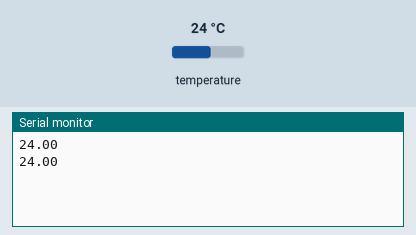
A sketch run on a simulated Arduino Uno, built with avr-gcc and run on an emulated ATmega328P. Shown: the last lines printed to the serial monitor. The test bench sets the inputs (shaded band); at power-on: temperature 24 °C.

Above: at 2.3 s.
2.4 s: temperature set to 12 °C
At 2.4 s:
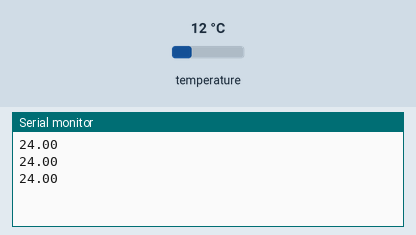
3.9 s: temperature set to 19 °C
At 3.9 s:
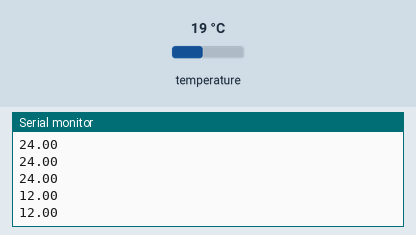
Timing chart, 0 to 6.9 s (numbered marks = the images above; inputs shaded):
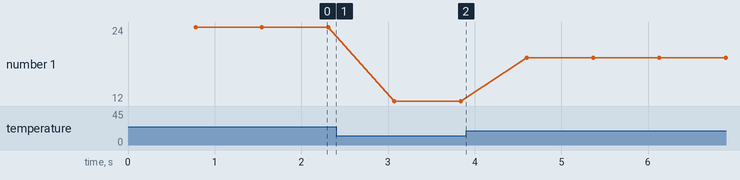

The sketch:

ch_12_ds18b20.ino
```cpp
#include <OneWire.h>
#include <DallasTemperature.h>

const int tempPin = 2;

OneWire oneWire(tempPin);
DallasTemperature sensors(&oneWire);

void setup()
{
  Serial.begin(9600);
  sensors.begin();
}

void loop() {
  sensors.requestTemperatures();
  float temp = sensors.getTempCByIndex(0);
  Serial.println(temp);
}
```

Measured:
- plotted number 1: 24 → 12 after the input at 2.4 s, 12 → 19 after the input at 3.9 s
